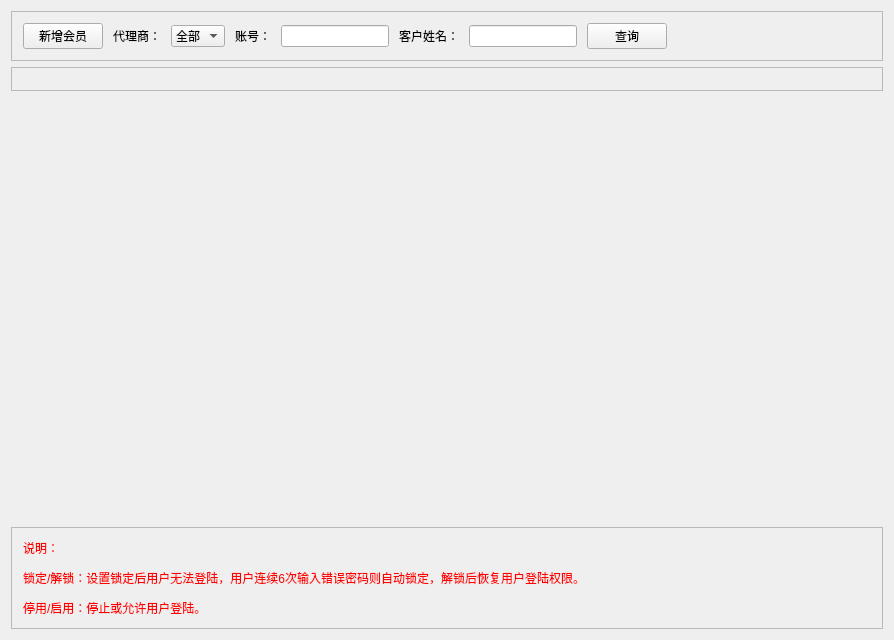
<?xml version="1.0" encoding="UTF-8"?>
<ui version="4.0">
 <class>Admin_MemberAccount</class>
 <widget class="QWidget" name="Admin_MemberAccount">
  <property name="geometry">
   <rect>
    <x>0</x>
    <y>0</y>
    <width>894</width>
    <height>640</height>
   </rect>
  </property>
  <property name="windowTitle">
   <string>Widget_Vip_Account</string>
  </property>
  <layout class="QVBoxLayout" name="verticalLayout">
   <item>
    <widget class="QFrame" name="frame_Bar">
     <property name="frameShape">
      <enum>QFrame::StyledPanel</enum>
     </property>
     <property name="frameShadow">
      <enum>QFrame::Raised</enum>
     </property>
     <layout class="QGridLayout" name="gridLayout">
      <property name="horizontalSpacing">
       <number>10</number>
      </property>
      <item row="0" column="0">
       <widget class="QPushButton" name="pushButton_AddMember">
        <property name="text">
         <string>新增会员</string>
        </property>
       </widget>
      </item>
      <item row="0" column="6">
       <widget class="QLineEdit" name="lineEdit_CustomName">
        <property name="sizePolicy">
         <sizepolicy hsizetype="Fixed" vsizetype="Fixed">
          <horstretch>0</horstretch>
          <verstretch>0</verstretch>
         </sizepolicy>
        </property>
       </widget>
      </item>
      <item row="0" column="2">
       <widget class="QComboBox" name="comboBox">
        <item>
         <property name="text">
          <string>全部</string>
         </property>
        </item>
       </widget>
      </item>
      <item row="0" column="4">
       <widget class="QLineEdit" name="lineEdit_Account">
        <property name="sizePolicy">
         <sizepolicy hsizetype="Fixed" vsizetype="Fixed">
          <horstretch>0</horstretch>
          <verstretch>0</verstretch>
         </sizepolicy>
        </property>
       </widget>
      </item>
      <item row="0" column="3">
       <widget class="QLabel" name="label_2">
        <property name="text">
         <string>账号：</string>
        </property>
       </widget>
      </item>
      <item row="0" column="5">
       <widget class="QLabel" name="label_3">
        <property name="text">
         <string>客户姓名：</string>
        </property>
       </widget>
      </item>
      <item row="0" column="1">
       <widget class="QLabel" name="label">
        <property name="text">
         <string>代理商：</string>
        </property>
       </widget>
      </item>
      <item row="0" column="7">
       <widget class="QPushButton" name="pushButton_Query">
        <property name="text">
         <string>查询</string>
        </property>
       </widget>
      </item>
      <item row="0" column="8">
       <spacer name="horizontalSpacer">
        <property name="orientation">
         <enum>Qt::Horizontal</enum>
        </property>
        <property name="sizeHint" stdset="0">
         <size>
          <width>40</width>
          <height>20</height>
         </size>
        </property>
       </spacer>
      </item>
     </layout>
    </widget>
   </item>
   <item>
    <widget class="QFrame" name="frame_Content">
     <property name="frameShape">
      <enum>QFrame::StyledPanel</enum>
     </property>
     <property name="frameShadow">
      <enum>QFrame::Raised</enum>
     </property>
     <layout class="QGridLayout" name="gridLayout_2">
      <property name="verticalSpacing">
       <number>0</number>
      </property>
      <item row="0" column="0">
       <widget class="Widget_DataGrid_Pa" name="widget_DataGrid" native="true"/>
      </item>
     </layout>
    </widget>
   </item>
   <item>
    <spacer name="verticalSpacer">
     <property name="orientation">
      <enum>Qt::Vertical</enum>
     </property>
     <property name="sizeHint" stdset="0">
      <size>
       <width>20</width>
       <height>40</height>
      </size>
     </property>
    </spacer>
   </item>
   <item>
    <widget class="QFrame" name="frame_foot">
     <property name="frameShape">
      <enum>QFrame::StyledPanel</enum>
     </property>
     <property name="frameShadow">
      <enum>QFrame::Raised</enum>
     </property>
     <layout class="QGridLayout" name="gridLayout_3">
      <item row="0" column="0">
       <widget class="QLabel" name="label_FootInfo">
        <property name="text">
         <string>&lt;html&gt;&lt;head/&gt;&lt;body&gt;&lt;p&gt;&lt;span style=&quot; color:#ff0000;&quot;&gt;说明：&lt;/span&gt;&lt;/p&gt;&lt;p&gt;&lt;span style=&quot; color:#ff0000;&quot;&gt;锁定/解锁：设置锁定后用户无法登陆，用户连续6次输入错误密码则自动锁定，解锁后恢复用户登陆权限。&lt;/span&gt;&lt;/p&gt;&lt;p&gt;&lt;span style=&quot; color:#ff0000;&quot;&gt;停用/启用：停止或允许用户登陆。&lt;/span&gt;&lt;/p&gt;&lt;/body&gt;&lt;/html&gt;</string>
        </property>
       </widget>
      </item>
     </layout>
    </widget>
   </item>
  </layout>
 </widget>
 <layoutdefault spacing="6" margin="11"/>
 <customwidgets>
  <customwidget>
   <class>Widget_DataGrid_Pa</class>
   <extends>QWidget</extends>
   <header>component/widget_datagrid_pa.h</header>
   <container>1</container>
  </customwidget>
 </customwidgets>
 <resources/>
 <connections/>
</ui>
